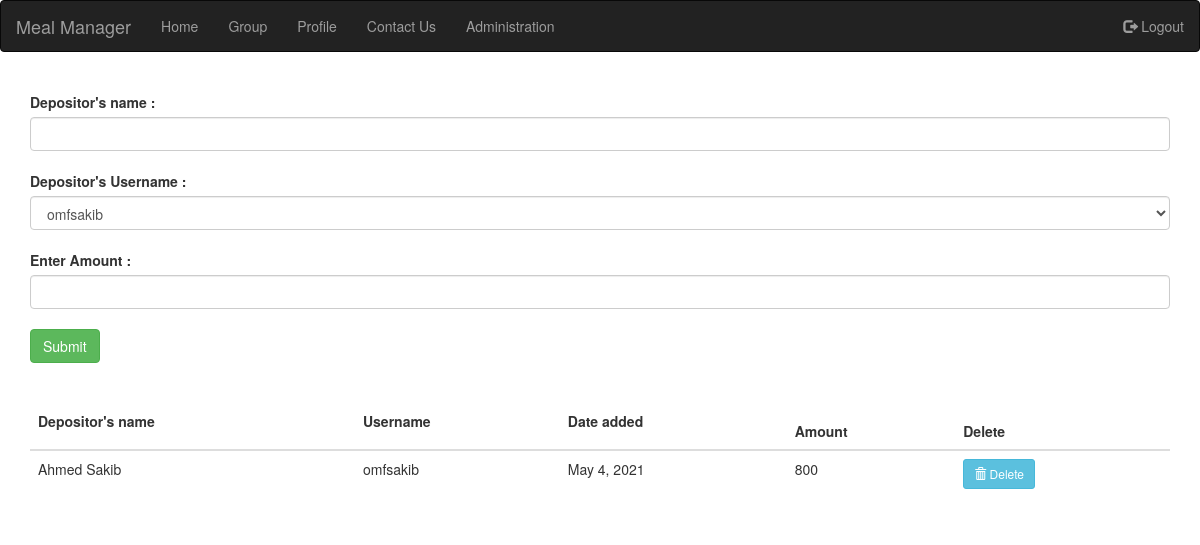
/cashdeposit/ (signed in), run on the app's committed database.
### cashdeposit/models.py (models this page shows, shortened)
class CashDeposit(models.Model):
    cashdeposit = models.CharField(max_length=100)
    user = models.ForeignKey(User,on_delete=models.CASCADE)
    date = models.DateField(auto_now=True)
    amount = models.IntegerField(default=0)

### cashdeposit/views.py (the view, shortened to what this page needs)
# urls.py: path('',cashdeposit.as_view(),name='cashdeposit'),
class cashdeposit(TemplateView):
    template_name = 'cashdeposit/cashdeposit.html'
    def get(self, request):
        form = CashDepositForm()
        cashdeposits = CashDeposit.objects.all()
        friend = Friend.objects.get(current_user=request.user)
        friends = friend.users.all()
        args = {'form':form,'cashdeposits':cashdeposits,'friends':friends}
        return render(request, self.template_name,args)

### cashdeposit/forms.py
class CashDepositForm(forms.ModelForm):
    cashdeposit = forms.CharField()
    amount = forms.IntegerField()
    class Meta:
        model = CashDeposit
        fields = ('cashdeposit','amount','user')

### cashdeposit/templates/cashdeposit/cashdeposit.html (shortened to what this page needs)
{% extends 'base.html' %}
{% load widget_tweaks %}
{% block body %}
    <section id="cashdeposit">
        <div class="cashdeposit">
            <div class="container">
                <div class="cashdeposit_up">
                    <form method="post" class="form">
                        <p>
                            <label>Depositor's name :</label>
                            {{ form.cashdeposit|add_class:'form-control'}}
                        </p>
                       <p>
                            <label>Depositor's Username :</label>
                            <select class="form-control" name="user" required>
                                <option value="{{ request.user.id }}">{{ request.user.username }}</option>
                            </select></p>
                        <p>
                            <label>Enter Amount :</label>
                            {{ form.amount|add_class:'form-control'}}
                        </p>
                        <button type="submit" class="btn btn-success">Submit</button>
                    </form>
                </div>
                <div class="cashdeposit_down">
                    <table class="table">
                        <thead class="thead-light">
                            <tr>
                                <th scope="col"> <p>Depositor's name</p> </th>
                                <th scope="col"> <p>Username</p> </th>
                                <th scope="col"> <p>Date added</p> </th>
                                <th scope="col">Amount</th>
                                <th scope="col">Delete</th:>
                            </tr>
                        </thead>
                        <tbody>
                            {% for cashdeposit in cashdeposits %}
                            <tr>
                                <td>{{ cashdeposit.cashdeposit }}</td>
                                <td>{{ cashdeposit.user }}</td>
                                <td> {{ cashdeposit.date }} </td>
                                <td>{{ cashdeposit.amount }}</td>
                                <td><a href="{% url 'cashdeposit:delete_cashdeposit' cashdeposit.id %}" class="btn btn-info btn-sm">
                                    <span class="glyphicon glyphicon-trash"></span> Delete
                                  </a></td>
                            </tr>
                            {% endfor %}
                        </tbody>
                    </table>
                </div>
            </div>
        </div>
    </section>
{% endblock %}

### accounts/templates/base.html (shortened to what this page needs)
<!DOCTYPE html>
 <html lang="en">
    <head>
        {% load static %}
        <link href="https://maxcdn.bootstrapcdn.com/bootstrap/3.3.7/css/bootstrap.min.css" rel="stylesheet">
        <link href="{% static 'accounts/css/font-awesome/css/font-awesome.min.css' %}" rel="stylesheet" type="text/css" >
        <body>
            {% if user.is_authenticated %}
            <nav class="navbar navbar-inverse">
                <div class="container-fluid">
                  <div class="navbar-header">
                    <a class="navbar-brand" href="{% url 'home:home' %}">Meal Manager</a>
                  </div>
                  <ul class="nav navbar-nav">
                    <li class=><a href="{% url 'home:home' %}">Home</a></li>
                    <li class=><a href="{% url 'groups:groups' %}">Group</a></li>
                    <li><a href="{% url 'accounts:view_profile' %}">Profile</a></li>
                    <li><a href="#">Contact Us</a></li>
                    {% if user.is_superuser %}
                    <li><a href="http://127.0.0.1:8000/admin/">Administration</a></li>
                    {% endif %}
                  </ul>
                  <ul class="nav navbar-nav navbar-right">
                    <li><a href="{% url 'accounts:logout' %}"><span class="glyphicon glyphicon-log-out"></span> Logout</a></li>
                  </ul>
                </div>
              </nav>
              {% endif %}
            <div class="container-fluid">
                {% block body %}{% endblock %}
            </div>
    </body>
    </html>

### data on the page
CashDeposit: cashdeposit "Ahmed Sakib", user "omfsakib", date "May 4, 2021", amount "800"
